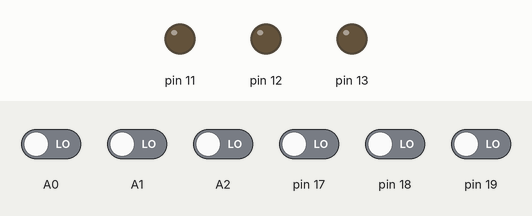
Simulated run of this sketch. Board: Arduino Uno, built with avr-gcc and run on an emulated ATmega328P. Parts: output pins drawn as LEDs (lit = HIGH). Dashed ring = blinking. The test bench sets the inputs (shaded band); at power-on: A0–2, pin 17–19 LOW. What the sketch prints to the serial monitor is not drawn.

Above: at 1.2 s.
1.3 s: A0 driven HIGH
At 3.2 s:
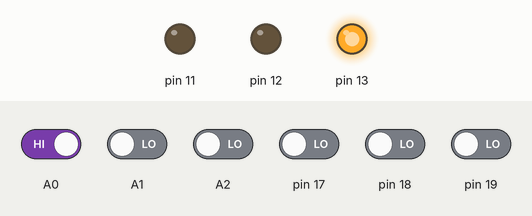
3.5 s: A1 driven HIGH
At 4.7 s:
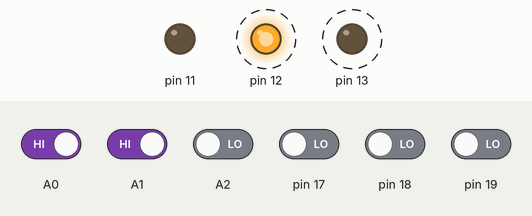
6.5 s: A2 driven HIGH
At 7.4 s:
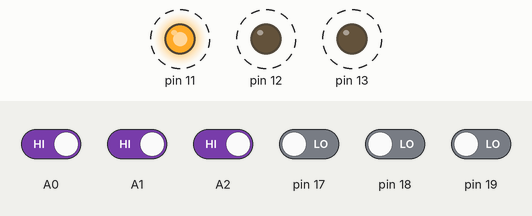
9.5 s: A0 driven LOW
At 10.6 s:
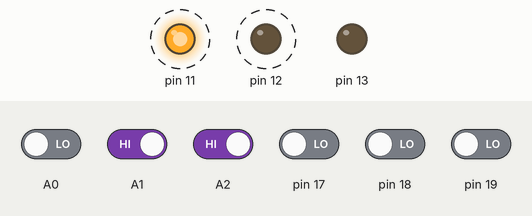
12.5 s: A1 driven LOW
At 12.5 s:
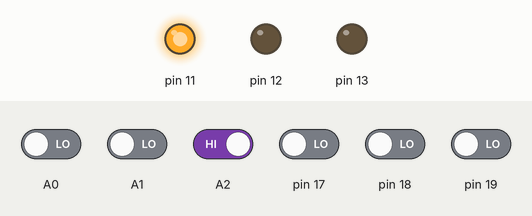
14.0 s: A2 driven LOW
At 15.1 s:
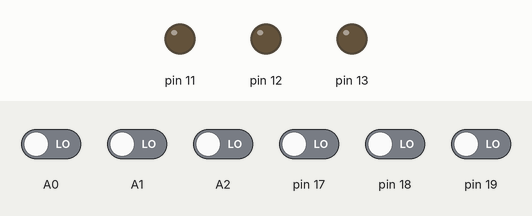
Timing chart, 0 to 17.0 s (numbered marks = the images above; inputs shaded):
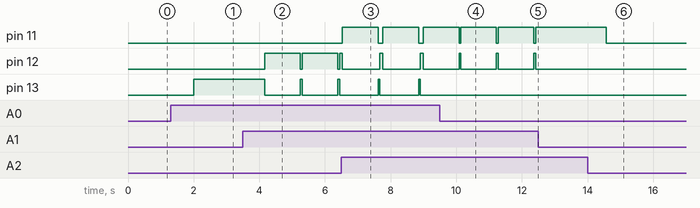

Measured:
- after the input at 1.3 s, pin 13: LOW → HIGH after 0.70 s
- after the input at 3.5 s, pin 12: alternates HIGH for 1.1 s and LOW for 0.05 s, starting after 0.66 s; pin 13: alternates HIGH for 0.05 s and LOW for 1.1 s, starting after 0.66 s
- after the input at 6.5 s, pin 11: alternates HIGH for 1.1 s and LOW for 0.14 s, starting at once
- after the input at 9.5 s, pin 13: stops changing and stays LOW
- after the input at 12.5 s, pin 11: stays HIGH (without the input it goes to LOW after 1.0 s); pin 12: stays LOW (without the input it goes to HIGH after 1.0 s)
- after the input at 14.0 s, pin 11: HIGH → LOW after 0.56 s

The sketch:

sketch_lab_1.ino
```cpp
void setup() {
  Serial.begin(9600);

  // Настраиваем A0–A2 (PINC 0,1,2) как входы, остальные тоже оставим входами
  DDRC = 0b00000000; // все входы

  // Настраиваем PB3–PB5 как выходы для светодиодов
  DDRB = 0b00111000;
}

void loop() {
  // Сбрасываем все светодиоды
  PORTB = 0b00000000;

  // Проверяем кнопку A0
  if (PINC & 0b00000001) {
    Serial.println("Нажата кнопка A0");
    PORTB = 0b00100000; // PB5 → красный
    Serial.println("Загорелся КРАСНЫЙ → PORTB, бит 5");
  }

  // Проверяем кнопку A1
  if (PINC & 0b00000010) {
    Serial.println("Нажата кнопка A1");
    PORTB = 0b00010000; // PB4 → жёлтый
    Serial.println("Загорелся ЖЁЛТЫЙ → PORTB, бит 4");
  }

  // Проверяем кнопку A2
  if (PINC & 0b00000100) {
    Serial.println("Нажата кнопка A2");
    PORTB = 0b00001000; // PB3 → зелёный
    Serial.println("Загорелся ЗЕЛЁНЫЙ → PORTB, бит 3");
  }

  // Выводим состояние всех 6 аналоговых входов A0–A5
  Serial.print("Состояние PINC: ");
  for (int i = 5; i >= 0; i--) {
    Serial.print((PINC >> i) & 1);
  }
  Serial.println();

  delay(1000);
}
```
